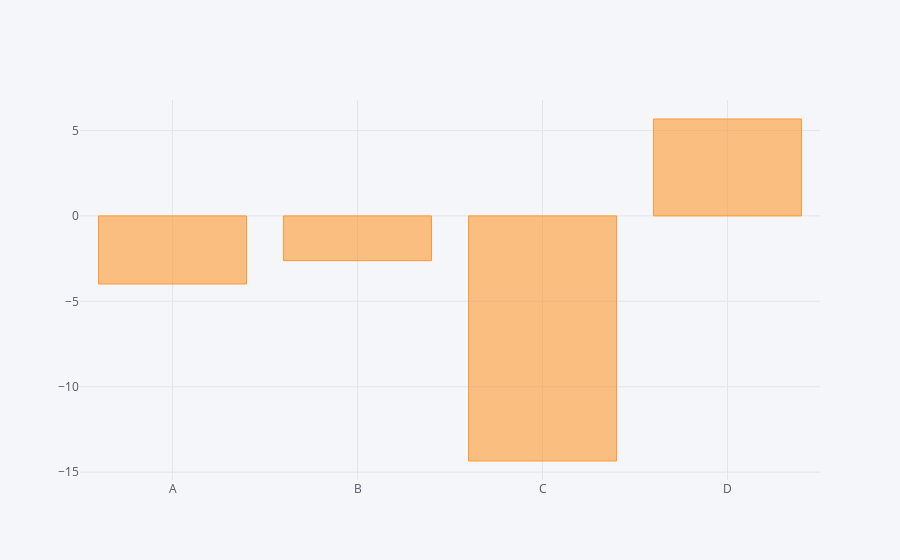

Notebook cell for this chart:
### Code cell
df.sum().iplot(kind='bar')

### Figure 1 — Plotly figure (JSON) as saved in the notebook; plotly's stock layout.template omitted (floating-point values rounded to 4 significant figures)
{"data": [{"marker": {"color": "rgba(255, 153, 51, 0.6)", "line": {"color": "rgba(255, 153, 51, 1.0)", "width": 1}}, "name": "None", "orientation": "v", "text": "", "type": "bar", "x": ["A", "B", "C", "D"], "y": [-3.986, -2.619, -14.35, 5.671]}], "layout": {"legend": {"bgcolor": "#F5F6F9", "font": {"color": "#4D5663"}}, "paper_bgcolor": "#F5F6F9", "plot_bgcolor": "#F5F6F9", "titlefont": {"color": "#4D5663"}, "xaxis1": {"gridcolor": "#E1E5ED", "showgrid": true, "tickfont": {"color": "#4D5663"}, "title": "", "titlefont": {"color": "#4D5663"}, "zerolinecolor": "#E1E5ED"}, "yaxis1": {"gridcolor": "#E1E5ED", "showgrid": true, "tickfont": {"color": "#4D5663"}, "title": "", "titlefont": {"color": "#4D5663"}, "zerolinecolor": "#E1E5ED"}}}
